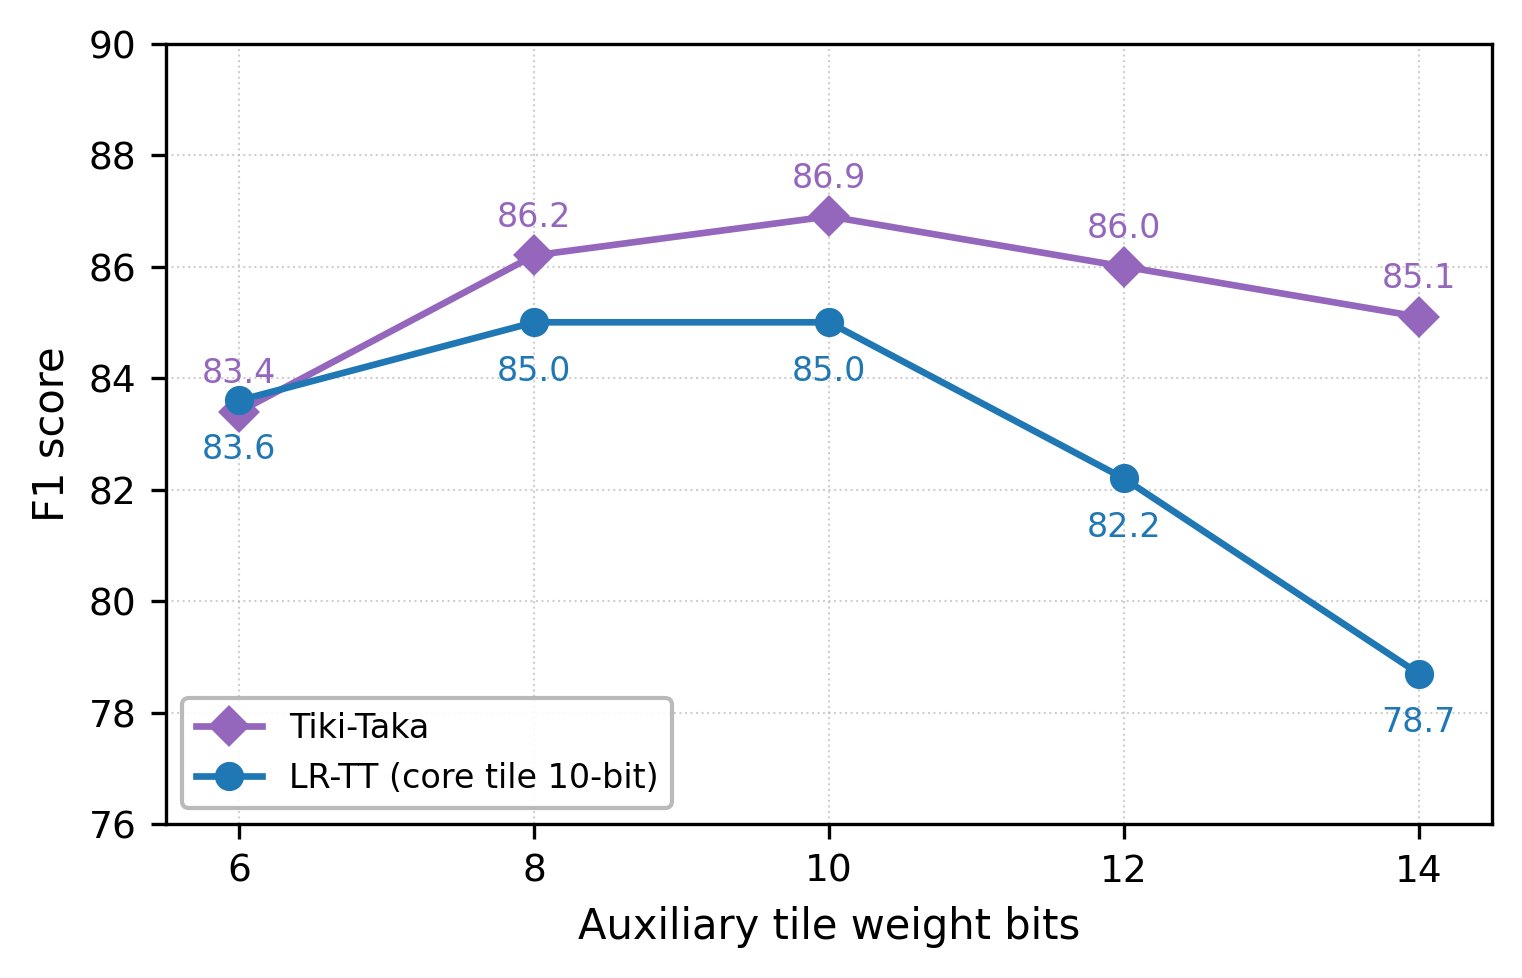

The Python source for this figure:
"""Figure 5(h): A/B (auxiliary) tile bit sweep — per-bit optimized, constantstepideal + Tiki-Taka baseline."""
import numpy as np
import matplotlib
matplotlib.use('Agg')
import matplotlib.pyplot as plt

data = [
    {'bits': 6,  'f1': 83.6, 'trial': 'T322'},
    {'bits': 8,  'f1': 85.0, 'trial': 'T290'},
    {'bits': 10, 'f1': 85.0, 'trial': 'T267'},
    {'bits': 12, 'f1': 82.2, 'trial': 'T242'},
    {'bits': 14, 'f1': 78.7, 'trial': 'T347'},
]

tikitaka = [
    {'bits': 6,  'f1': 83.4},
    {'bits': 8,  'f1': 86.2},
    {'bits': 10, 'f1': 86.9},
    {'bits': 12, 'f1': 86.0},
    {'bits': 14, 'f1': 85.1},
]

bits = [d['bits'] for d in data]
f1s  = [d['f1']   for d in data]
tt_bits = [d['bits'] for d in tikitaka]
tt_f1s  = [d['f1']   for d in tikitaka]

plt.rcParams.update({
    'font.size': 9, 'axes.labelsize': 10,
    'xtick.labelsize': 9, 'ytick.labelsize': 9,
    'axes.linewidth': 0.8,
})

fig, ax = plt.subplots(figsize=(5.0, 3.2))
ax.plot(tt_bits, tt_f1s, 'D-', color='#9467bd', linewidth=1.6, markersize=6, zorder=3,
        label='Tiki-Taka')
ax.plot(bits, f1s, 'o-', color='#1f77b4', linewidth=1.6, markersize=6, zorder=3,
        label='LR-TT (core tile 10-bit)')

for b, f in zip(tt_bits, tt_f1s):
    ax.annotate(f'{f:.1f}', (b, f),
                textcoords='offset points', xytext=(0, 7),
                fontsize=8, ha='center', color='#9467bd')

for b, f in zip(bits, f1s):
    ax.annotate(f'{f:.1f}', (b, f),
                textcoords='offset points', xytext=(0, -14),
                fontsize=8, ha='center', color='#1f77b4')

ax.legend(loc='lower left', fontsize=8, framealpha=0.9, edgecolor='0.7')
ax.set_xlabel('Auxiliary tile weight bits')
ax.set_ylabel('F1 score')
ax.set_xticks(bits)
ax.set_xlim(bits[0] - 0.5, bits[-1] + 0.5)
ax.set_ylim(76, 90)
ax.grid(True, linestyle=':', linewidth=0.5, alpha=0.6)
fig.tight_layout(pad=0.5)

OUT = '/root/LRTT/examples/bert/results/plots/fig5h_ab_bit_sweep.png'
fig.savefig(OUT, dpi=300, bbox_inches='tight')
fig.savefig(OUT.replace('.png', '.svg'), bbox_inches='tight')
print(f'Saved: {OUT}')
